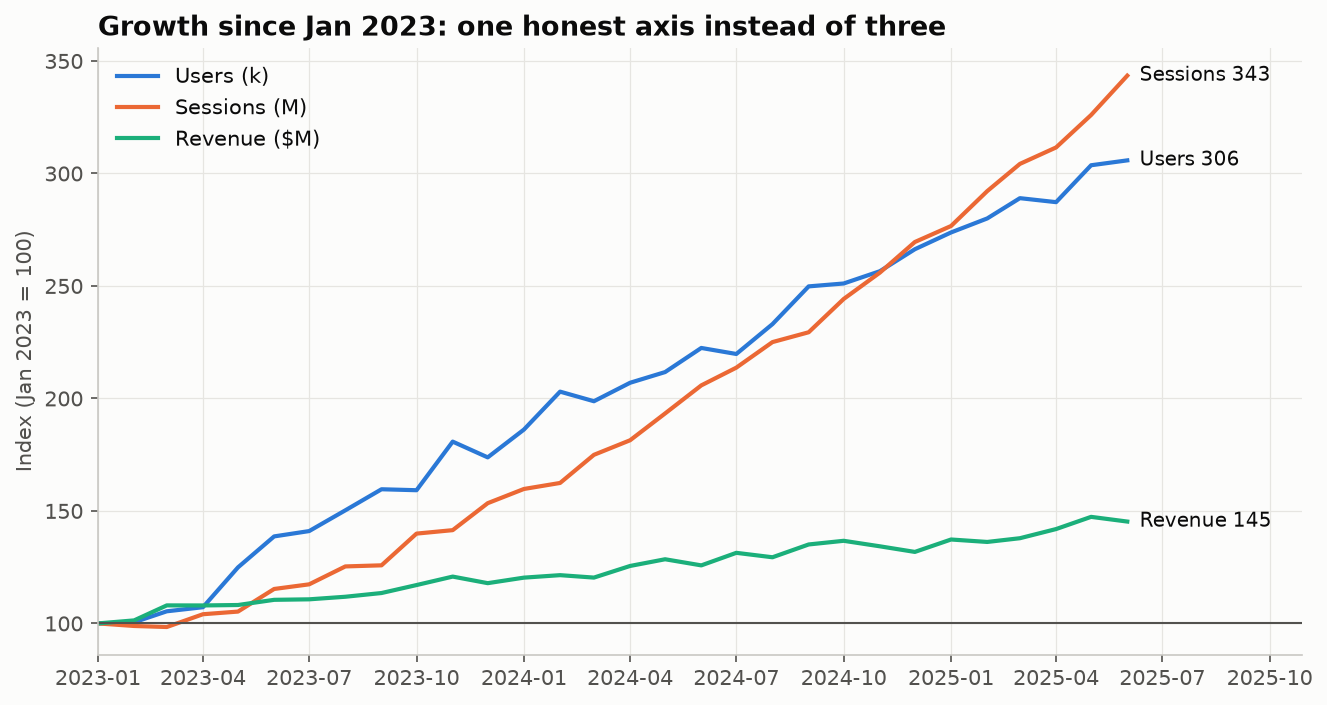

Recreate this plot in Python.
"""
Indexed Line Chart (rebased to 100)  -  family: Change over time

DESIGN PURPOSE
Divides each series by its value at a common start date and multiplies by 100,
so all series start at 100 and show relative growth. It is the honest
replacement for a dual-axis chart when series have very different units or
scales.

WHEN TO USE
  - Compare growth of series with very different magnitudes (a small-cap vs.
    an index)
  - You are tempted to use a second y-axis. Index instead, so there is one
    honest scale
  - Show performance since an event (rebased at the event date)

AVOID WHEN
  - Absolute levels matter more than relative change
  - The base period is unusual (spike or trough), which distorts every later
    value

ALTERNATIVES
  - Two separate charts stacked vertically
  - Small multiples

EXAMPLE
Users (thousands) and sessions (millions) of a product: different scales,
compared by growth.

Run:  python indexed_line.py
      python indexed_line.py --real-data   (real dataset: plotly.express.data.gapminder() — Gapminder life expectancy, GDP and population 1952–2007, bundled with plotly)
"""
import sys
from pathlib import Path

import numpy as np
import pandas as pd
import matplotlib.pyplot as plt

# Library style: categorical colors in fixed order, recessive axes, hairline grid.
PALETTE = ["#2a78d6", "#eb6834", "#1baf7a", "#eda100",
           "#e87ba4", "#008300", "#6250d6", "#e34948"]
SEQ_CMAP = "Blues"      # sequential: one hue, light -> dark
DIV_CMAP = "RdBu_r"     # diverging: two opposite hues, neutral midpoint
GRAY = "#b8b7b1"        # de-emphasised marks
plt.rcParams.update({
    "figure.figsize": (8, 4.8), "figure.dpi": 110, "figure.facecolor": "#fcfcfb",
    "axes.facecolor": "#fcfcfb", "axes.edgecolor": "#c9c8c3", "axes.linewidth": 0.8,
    "axes.spines.top": False, "axes.spines.right": False,
    "axes.grid": True, "grid.color": "#e6e5e1", "grid.linewidth": 0.6, "axes.axisbelow": True,
    "axes.prop_cycle": plt.cycler(color=PALETTE),
    "axes.titlesize": 13, "axes.titleweight": "bold", "axes.titlelocation": "left",
    "axes.labelcolor": "#52514e", "xtick.color": "#52514e", "ytick.color": "#52514e",
    "text.color": "#0b0b0b", "font.size": 10, "lines.linewidth": 2,
    "legend.frameon": False,
})

# --- Example data ------------------------------------------------------------
rng = np.random.default_rng(14)
dates = pd.date_range("2023-01", periods=30, freq="MS")
t = np.arange(30)
df = pd.DataFrame({
    "Users (k)": 12 + 0.9 * t + rng.normal(0, 0.5, 30),
    "Sessions (M)": 0.35 + 0.004 * t ** 1.6 + rng.normal(0, 0.01, 30),
    "Revenue ($M)": 2.1 + 0.03 * t + rng.normal(0, 0.05, 30),
}, index=dates)
indexed = df / df.iloc[0] * 100
labels = dict(y="Index (Jan 2023 = 100)",
              title="Growth since Jan 2023: one honest axis instead of three")
indexed.head()

REAL_DATA = "--real-data" in sys.argv
if REAL_DATA:  # plotly.express.data.gapminder() — Gapminder life expectancy, GDP and population 1952–2007, bundled with plotly
    import plotly.express as px
    gm = px.data.gapminder().query("country == 'India'")
    df = pd.DataFrame({"Population (M)": gm["pop"].values / 1e6,
                       "GDP per capita ($)": gm["gdpPercap"].values,
                       "Life expectancy (yrs)": gm["lifeExp"].values},
                      index=pd.to_datetime(gm["year"].astype(str)))
    indexed = df / df.iloc[0] * 100
    labels = dict(y="Index (1952 = 100)", title="India since 1952: three measures on one honest axis")
    indexed.head()

# --- Plot --------------------------------------------------------------------
fig, ax = plt.subplots(figsize=(9, 4.8))
span = indexed.index[-1] - indexed.index[0]
for i, col in enumerate(indexed.columns):
    ax.plot(indexed.index, indexed[col], color=PALETTE[i], label=col)
    ax.text(indexed.index[-1] + span * 0.012, indexed[col].iloc[-1],
            f"{col.split(' (')[0]} {indexed[col].iloc[-1]:.0f}", va="center", fontsize=9.5)
ax.axhline(100, color="#52514e", linewidth=1)
ax.set_xlim(indexed.index[0], indexed.index[-1] + span * 0.17)
ax.set_ylabel(labels["y"])
ax.set_title(labels["title"])
ax.legend(loc="upper left")
fig.tight_layout()

# --- Save / show -------------------------------------------------------------
out = Path(__file__).with_name(Path(__file__).stem + ("_real" if REAL_DATA else "") + ".png")
fig.savefig(out, dpi=150, bbox_inches="tight")
print(f"saved {out}")
if "--no-show" not in sys.argv:
    plt.show()
